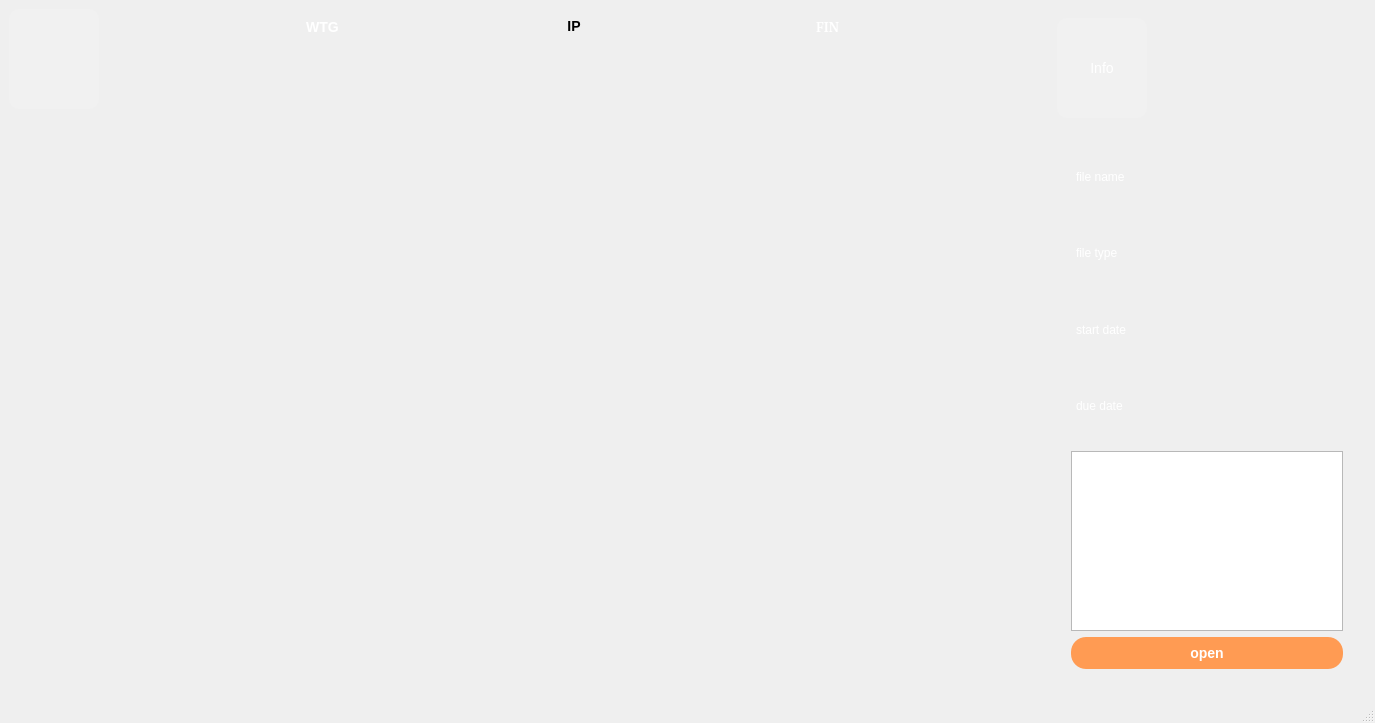
<?xml version="1.0" encoding="UTF-8"?>
<ui version="4.0">
 <class>MainWindow</class>
 <widget class="QMainWindow" name="MainWindow">
  <property name="geometry">
   <rect>
    <x>0</x>
    <y>0</y>
    <width>1375</width>
    <height>723</height>
   </rect>
  </property>
  <property name="windowTitle">
   <string>MainWindow</string>
  </property>
  <widget class="QWidget" name="centralwidget">
   <layout class="QHBoxLayout" name="horizontalLayout_2">
    <item>
     <widget class="QTabWidget" name="tabWidget">
      <property name="styleSheet">
       <string notr="true">QTabWidget::pane {
    border: none; /* 탭 전체 테두리 제거 */
    background: transparent; /* 배경 투명화 */
}

QTabBar {
    background: transparent;  /* 탭 바 자체도 투명하게 */
}

/* 기본 탭 스타일 (아이콘 + 텍스트 정렬) */
QTabBar::tab {
    width: 80px;  /* 탭의 너비 */
    height: 90px;  /* 탭의 높이 */
    border: none;
    background: transparent;
    padding: 5px; /* 내부 여백 */
}

/* 탭 안에 아이콘과 텍스트 배치 */
QTabBar::tab {
    qproperty-iconSize: 48px 48px;  /* 아이콘 크기 설정 */
    text-align: center;  /* 텍스트 가운데 정렬 */
    font-size: 14px;  /* 텍스트 크기 */
    color: white;  /* 텍스트 색상 */
}

/* 개별 탭에 아이콘 추가 */
QTabBar::tab:first {
    image: url(&quot;/nas/Viper/minseo/forui/mytask.png&quot;);  /* My Task 아이콘 */
}

QTabBar::tab:last {
    image: url(&quot;/nas/Viper/minseo/forui/lib.png&quot;);  /* Lib 아이콘 */
}

/* 선택된 탭 스타일 */
QTabBar::tab:selected {
    background: rgba(255, 255, 255, 0.1); /* 선택된 탭의 배경 */
    border-radius: 10px;
}

/* 선택되지 않은 탭 */
QTabBar::tab:!selected {
    background: transparent;
}

/* 마우스 올렸을 때 */
QTabBar::tab:hover {
    background: rgba(255, 255, 255, 0.2); /* 마우스 올렸을 때 배경 */
}
</string>
      </property>
      <property name="tabPosition">
       <enum>QTabWidget::West</enum>
      </property>
      <property name="currentIndex">
       <number>0</number>
      </property>
      <widget class="QWidget" name="tab_mytask">
       <attribute name="title">
        <string/>
       </attribute>
       <layout class="QHBoxLayout" name="horizontalLayout_3">
        <item>
         <layout class="QVBoxLayout" name="verticalLayout_wtg">
          <property name="spacing">
           <number>0</number>
          </property>
          <property name="leftMargin">
           <number>92</number>
          </property>
          <property name="topMargin">
           <number>1</number>
          </property>
          <property name="rightMargin">
           <number>0</number>
          </property>
          <property name="bottomMargin">
           <number>0</number>
          </property>
          <item>
           <widget class="QLabel" name="label_wtg">
            <property name="styleSheet">
             <string notr="true">QLabel {
    background: url(&quot;/nas/Viper/minseo/forui/anothercolorbar.png&quot;);  /* 배경 이미지 설정 */
    background-repeat: no-repeat;  /* 반복 방지 */
    background-position: center;  /* 중앙 정렬 */
    background-size: contain;  /* 크기를 자동 조정 */
    color: white;  /* 글자 색상 (흰색) */
    font-size: 14px;  /* 글자 크기 */
    font-weight: bold;  /* 글자 굵기 */
    text-align: center;  /* 텍스트 중앙 정렬 */
}</string>
            </property>
            <property name="text">
             <string>WTG</string>
            </property>
            <property name="alignment">
             <set>Qt::AlignCenter</set>
            </property>
           </widget>
          </item>
          <item>
           <widget class="QListWidget" name="listWidget_wtg">
            <property name="minimumSize">
             <size>
              <width>220</width>
              <height>0</height>
             </size>
            </property>
            <property name="maximumSize">
             <size>
              <width>16777215</width>
              <height>16777215</height>
             </size>
            </property>
            <property name="sizeIncrement">
             <size>
              <width>0</width>
              <height>0</height>
             </size>
            </property>
            <property name="styleSheet">
             <string notr="true">QListWidget {
    background: transparent;  /* 리스트 배경 투명 */
    border: none;  /* 테두리 제거 */
}
QListWidget::item {
    background: transparent;
    border: none;
}
QListWidget {
    background: url(&quot;/nas/Viper/minseo/forui/list11.png&quot;);  /* 배경을 PNG 이미지로 설정 */
    background-repeat: no-repeat;  /* 반복 방지 */
    background-position: center;  /* 중앙 정렬 */
    background-size: contain;  /* 이미지 크기를 위젯 크기에 맞춤 */
    border: none;  /* 테두리 제거 */
}</string>
            </property>
            <property name="verticalScrollBarPolicy">
             <enum>Qt::ScrollBarAlwaysOff</enum>
            </property>
            <property name="horizontalScrollBarPolicy">
             <enum>Qt::ScrollBarAlwaysOff</enum>
            </property>
            <property name="autoScrollMargin">
             <number>16</number>
            </property>
            <property name="dragEnabled">
             <bool>true</bool>
            </property>
            <property name="dragDropMode">
             <enum>QAbstractItemView::DragDrop</enum>
            </property>
            <property name="defaultDropAction">
             <enum>Qt::MoveAction</enum>
            </property>
            <property name="spacing">
             <number>0</number>
            </property>
           </widget>
          </item>
         </layout>
        </item>
        <item>
         <layout class="QVBoxLayout" name="verticalLayout_ip">
          <property name="leftMargin">
           <number>0</number>
          </property>
          <property name="rightMargin">
           <number>2</number>
          </property>
          <item>
           <widget class="QLabel" name="label_ip">
            <property name="styleSheet">
             <string notr="true">QLabel {
    background: url(&quot;/nas/Viper/minseo/forui/label2.png&quot;);  /* 배경 이미지 설정 */
    background-repeat: no-repeat;  /* 반복 방지 */
    background-position: center;  /* 중앙 정렬 */
    background-size: contain;  /* 크기를 자동 조정 */
    color: black;  /* 글자 색상 (흰색) */
    font-size: 14px;  /* 글자 크기 */
    font-weight: bold;  /* 글자 굵기 */
    text-align: center;  /* 텍스트 중앙 정렬 */
}</string>
            </property>
            <property name="text">
             <string>IP</string>
            </property>
            <property name="alignment">
             <set>Qt::AlignCenter</set>
            </property>
           </widget>
          </item>
          <item>
           <widget class="QListWidget" name="listWidget_ip">
            <property name="minimumSize">
             <size>
              <width>220</width>
              <height>0</height>
             </size>
            </property>
            <property name="maximumSize">
             <size>
              <width>16777215</width>
              <height>16777215</height>
             </size>
            </property>
            <property name="styleSheet">
             <string notr="true">QListWidget {
    background: transparent;  /* 리스트 배경 투명 */
    border: none;  /* 테두리 제거 */
}
QListWidget::item {
    background: transparent;
    border: none;
}
QListWidget {
    background: url(&quot;/nas/Viper/minseo/forui/list12&quot;);  /* 배경을 PNG 이미지로 설정 */
    background-repeat: no-repeat;  /* 반복 방지 */
    background-position: center;  /* 중앙 정렬 */
    background-size: contain;  /* 이미지 크기를 위젯 크기에 맞춤 */
    border: none;  /* 테두리 제거 */
}</string>
            </property>
            <property name="verticalScrollBarPolicy">
             <enum>Qt::ScrollBarAlwaysOff</enum>
            </property>
            <property name="horizontalScrollBarPolicy">
             <enum>Qt::ScrollBarAlwaysOff</enum>
            </property>
            <property name="dragEnabled">
             <bool>false</bool>
            </property>
            <property name="dragDropMode">
             <enum>QAbstractItemView::DropOnly</enum>
            </property>
            <property name="defaultDropAction">
             <enum>Qt::CopyAction</enum>
            </property>
           </widget>
          </item>
         </layout>
        </item>
        <item>
         <layout class="QVBoxLayout" name="verticalLayout_fin">
          <property name="rightMargin">
           <number>101</number>
          </property>
          <item>
           <widget class="QLabel" name="label_fin">
            <property name="font">
             <font>
              <family>Nimbus Sans Narrow [urw]</family>
              <pointsize>-1</pointsize>
              <weight>75</weight>
              <bold>true</bold>
             </font>
            </property>
            <property name="styleSheet">
             <string notr="true">QLabel {
    background: url(&quot;/nas/Viper/minseo/forui/anothercolorbar.png&quot;);  /* 배경 이미지 설정 */
    background-repeat: no-repeat;  /* 반복 방지 */
    background-position: center;  /* 중앙 정렬 */
    background-size: contain;  /* 크기를 자동 조정 */
    color: white;  /* 글자 색상 (흰색) */
    font-size: 14px;  /* 글자 크기 */
    font-weight: bold;  /* 글자 굵기 */
    text-align: center;  /* 텍스트 중앙 정렬 */
}</string>
            </property>
            <property name="text">
             <string>FIN</string>
            </property>
            <property name="alignment">
             <set>Qt::AlignCenter</set>
            </property>
           </widget>
          </item>
          <item>
           <widget class="QListWidget" name="listWidget_fin">
            <property name="minimumSize">
             <size>
              <width>220</width>
              <height>0</height>
             </size>
            </property>
            <property name="maximumSize">
             <size>
              <width>16777215</width>
              <height>16777215</height>
             </size>
            </property>
            <property name="styleSheet">
             <string notr="true">QListWidget {
    background: transparent;  /* 리스트 배경 투명 */
    border: none;  /* 테두리 제거 */
}
QListWidget::item {
    background: transparent;
    border: none;
}
QListWidget {
    background: url(&quot;/nas/Viper/minseo/forui/list13&quot;);  /* 배경을 PNG 이미지로 설정 */
    background-repeat: no-repeat;  /* 반복 방지 */
    background-position: center;  /* 중앙 정렬 */
    background-size: contain;  /* 이미지 크기를 위젯 크기에 맞춤 */
    border: none;  /* 테두리 제거 */
}</string>
            </property>
            <property name="verticalScrollBarPolicy">
             <enum>Qt::ScrollBarAlwaysOff</enum>
            </property>
            <property name="horizontalScrollBarPolicy">
             <enum>Qt::ScrollBarAlwaysOff</enum>
            </property>
            <property name="dragDropMode">
             <enum>QAbstractItemView::NoDragDrop</enum>
            </property>
            <property name="defaultDropAction">
             <enum>Qt::CopyAction</enum>
            </property>
            <property name="currentRow">
             <number>-1</number>
            </property>
            <property name="sortingEnabled">
             <bool>false</bool>
            </property>
           </widget>
          </item>
         </layout>
        </item>
        <item>
         <widget class="QTabWidget" name="tabWidget_info">
          <property name="minimumSize">
           <size>
            <width>300</width>
            <height>0</height>
           </size>
          </property>
          <property name="maximumSize">
           <size>
            <width>300</width>
            <height>16777215</height>
           </size>
          </property>
          <property name="currentIndex">
           <number>0</number>
          </property>
          <widget class="QWidget" name="tab_taskinfo">
           <attribute name="title">
            <string>Info</string>
           </attribute>
           <layout class="QVBoxLayout" name="verticalLayout_2">
            <property name="leftMargin">
             <number>14</number>
            </property>
            <property name="topMargin">
             <number>14</number>
            </property>
            <property name="rightMargin">
             <number>14</number>
            </property>
            <property name="bottomMargin">
             <number>14</number>
            </property>
            <item>
             <layout class="QGridLayout" name="gridLayout">
              <property name="leftMargin">
               <number>5</number>
              </property>
              <property name="topMargin">
               <number>10</number>
              </property>
              <property name="rightMargin">
               <number>0</number>
              </property>
              <property name="bottomMargin">
               <number>5</number>
              </property>
              <property name="horizontalSpacing">
               <number>19</number>
              </property>
              <property name="verticalSpacing">
               <number>8</number>
              </property>
              <item row="3" column="1">
               <widget class="QLabel" name="label_duedate">
                <property name="minimumSize">
                 <size>
                  <width>150</width>
                  <height>0</height>
                 </size>
                </property>
                <property name="styleSheet">
                 <string notr="true">QLabel {
   
    color: white;  /* 글자 색상 (흰색) */
    font-size: 12px;  /* 글자 크기 */
  
    text-align: center;  /* 텍스트 중앙 정렬 */
}</string>
                </property>
                <property name="text">
                 <string/>
                </property>
               </widget>
              </item>
              <item row="0" column="1">
               <widget class="QLabel" name="label_filename">
                <property name="minimumSize">
                 <size>
                  <width>150</width>
                  <height>0</height>
                 </size>
                </property>
                <property name="styleSheet">
                 <string notr="true">QLabel {
   
    color: white;  /* 글자 색상 (흰색) */
    font-size: 12px;  /* 글자 크기 */
  
    text-align: center;  /* 텍스트 중앙 정렬 */
}</string>
                </property>
                <property name="text">
                 <string/>
                </property>
               </widget>
              </item>
              <item row="1" column="1">
               <widget class="QLabel" name="label_type">
                <property name="minimumSize">
                 <size>
                  <width>150</width>
                  <height>0</height>
                 </size>
                </property>
                <property name="styleSheet">
                 <string notr="true">QLabel {
   
    color: white;  /* 글자 색상 (흰색) */
    font-size: 12px;  /* 글자 크기 */
  
    text-align: center;  /* 텍스트 중앙 정렬 */
}</string>
                </property>
                <property name="text">
                 <string/>
                </property>
               </widget>
              </item>
              <item row="2" column="1">
               <widget class="QLabel" name="label_startdate">
                <property name="minimumSize">
                 <size>
                  <width>150</width>
                  <height>0</height>
                 </size>
                </property>
                <property name="styleSheet">
                 <string notr="true">QLabel {
   
    color: white;  /* 글자 색상 (흰색) */
    font-size: 12px;  /* 글자 크기 */
  
    text-align: center;  /* 텍스트 중앙 정렬 */
}</string>
                </property>
                <property name="text">
                 <string/>
                </property>
               </widget>
              </item>
              <item row="0" column="0">
               <widget class="QLabel" name="label">
                <property name="minimumSize">
                 <size>
                  <width>0</width>
                  <height>35</height>
                 </size>
                </property>
                <property name="styleSheet">
                 <string notr="true">QLabel {
   
    color: white;  /* 글자 색상 (흰색) */
    font-size: 12px;  /* 글자 크기 */
  
    text-align: center;  /* 텍스트 중앙 정렬 */
}</string>
                </property>
                <property name="text">
                 <string>file name</string>
                </property>
               </widget>
              </item>
              <item row="1" column="0">
               <widget class="QLabel" name="label_2">
                <property name="minimumSize">
                 <size>
                  <width>0</width>
                  <height>35</height>
                 </size>
                </property>
                <property name="styleSheet">
                 <string notr="true">QLabel {
   
    color: white;  /* 글자 색상 (흰색) */
    font-size: 12px;  /* 글자 크기 */
  
    text-align: center;  /* 텍스트 중앙 정렬 */
}</string>
                </property>
                <property name="text">
                 <string>file type</string>
                </property>
               </widget>
              </item>
              <item row="2" column="0">
               <widget class="QLabel" name="label_3">
                <property name="minimumSize">
                 <size>
                  <width>0</width>
                  <height>35</height>
                 </size>
                </property>
                <property name="styleSheet">
                 <string notr="true">QLabel {
   
    color: white;  /* 글자 색상 (흰색) */
    font-size: 12px;  /* 글자 크기 */
  
    text-align: center;  /* 텍스트 중앙 정렬 */
}</string>
                </property>
                <property name="text">
                 <string>start date</string>
                </property>
               </widget>
              </item>
              <item row="3" column="0">
               <widget class="QLabel" name="label_4">
                <property name="minimumSize">
                 <size>
                  <width>0</width>
                  <height>35</height>
                 </size>
                </property>
                <property name="styleSheet">
                 <string notr="true">QLabel {
   
    color: white;  /* 글자 색상 (흰색) */
    font-size: 12px;  /* 글자 크기 */
  
    text-align: center;  /* 텍스트 중앙 정렬 */
}</string>
                </property>
                <property name="text">
                 <string>due date</string>
                </property>
               </widget>
              </item>
             </layout>
            </item>
            <item>
             <widget class="QListWidget" name="listWidget_works">
              <property name="minimumSize">
               <size>
                <width>250</width>
                <height>150</height>
               </size>
              </property>
              <property name="maximumSize">
               <size>
                <width>16777215</width>
                <height>180</height>
               </size>
              </property>
             </widget>
            </item>
            <item>
             <widget class="QPushButton" name="pushButton_open">
              <property name="font">
               <font>
                <pointsize>-1</pointsize>
                <weight>75</weight>
                <bold>true</bold>
               </font>
              </property>
              <property name="styleSheet">
               <string notr="true">QPushButton#pushButton_open {
    background-color: #FF9B53;  /* 배경색 (오렌지 계열) */
    border-radius: 15px;  /* 모서리를 둥글게 (15px) */
    color: white;  /* 글자 색상을 흰색으로 설정 */
    font-size: 14px;  /* 글자 크기 */
    font-weight: bold;  /* 글자 굵게 */
    padding: 8px 16px;  /* 내부 여백 조정 */
}

/* 버튼을 눌렀을 때 (Pressed 상태) */
QPushButton#pushButton_open:pressed {
    background-color: #E68942;  /* 더 어두운 오렌지 색 */
}

/* 버튼 위에 마우스를 올렸을 때 (Hover 상태) */
QPushButton#pushButton_open:hover {
    background-color: #FFA866;  /* 밝은 오렌지 색 */
}</string>
              </property>
              <property name="text">
               <string>open</string>
              </property>
             </widget>
            </item>
           </layout>
          </widget>
         </widget>
        </item>
       </layout>
      </widget>
      <widget class="QWidget" name="tab_lib">
       <attribute name="title">
        <string/>
       </attribute>
       <layout class="QHBoxLayout" name="horizontalLayout">
        <item>
         <widget class="QTabWidget" name="tabWidget_lib">
          <property name="currentIndex">
           <number>0</number>
          </property>
          <widget class="QWidget" name="tab_asset">
           <attribute name="title">
            <string>asset</string>
           </attribute>
          </widget>
          <widget class="QWidget" name="tab_rig">
           <attribute name="title">
            <string>rig</string>
           </attribute>
          </widget>
          <widget class="QWidget" name="tab_clip">
           <attribute name="title">
            <string>clip</string>
           </attribute>
          </widget>
          <widget class="QWidget" name="tab_exr">
           <attribute name="title">
            <string>exr</string>
           </attribute>
          </widget>
          <widget class="QWidget" name="tab_bookmark">
           <attribute name="title">
            <string>★</string>
           </attribute>
          </widget>
         </widget>
        </item>
        <item>
         <widget class="QTabWidget" name="tabWidget_info2">
          <property name="minimumSize">
           <size>
            <width>300</width>
            <height>0</height>
           </size>
          </property>
          <property name="maximumSize">
           <size>
            <width>300</width>
            <height>16777215</height>
           </size>
          </property>
          <property name="currentIndex">
           <number>0</number>
          </property>
          <widget class="QWidget" name="tab_libinfo">
           <attribute name="title">
            <string>info</string>
           </attribute>
           <layout class="QVBoxLayout" name="verticalLayout">
            <property name="leftMargin">
             <number>14</number>
            </property>
            <property name="topMargin">
             <number>14</number>
            </property>
            <property name="rightMargin">
             <number>14</number>
            </property>
            <property name="bottomMargin">
             <number>14</number>
            </property>
            <item>
             <layout class="QGridLayout" name="gridLayout_2">
              <property name="leftMargin">
               <number>8</number>
              </property>
              <property name="topMargin">
               <number>0</number>
              </property>
              <property name="rightMargin">
               <number>0</number>
              </property>
              <property name="bottomMargin">
               <number>250</number>
              </property>
              <property name="horizontalSpacing">
               <number>19</number>
              </property>
              <property name="verticalSpacing">
               <number>8</number>
              </property>
              <item row="0" column="1">
               <widget class="QLabel" name="label_filename_2">
                <property name="minimumSize">
                 <size>
                  <width>150</width>
                  <height>0</height>
                 </size>
                </property>
                <property name="text">
                 <string/>
                </property>
               </widget>
              </item>
              <item row="1" column="0">
               <widget class="QLabel" name="label_6">
                <property name="minimumSize">
                 <size>
                  <width>0</width>
                  <height>35</height>
                 </size>
                </property>
                <property name="text">
                 <string>Saved time</string>
                </property>
               </widget>
              </item>
              <item row="1" column="1">
               <widget class="QLabel" name="label_savedtime">
                <property name="minimumSize">
                 <size>
                  <width>150</width>
                  <height>0</height>
                 </size>
                </property>
                <property name="text">
                 <string/>
                </property>
               </widget>
              </item>
              <item row="0" column="0">
               <widget class="QLabel" name="label_5">
                <property name="minimumSize">
                 <size>
                  <width>0</width>
                  <height>35</height>
                 </size>
                </property>
                <property name="text">
                 <string>file name</string>
                </property>
               </widget>
              </item>
             </layout>
            </item>
            <item>
             <widget class="QPushButton" name="pushButton_import">
              <property name="minimumSize">
               <size>
                <width>0</width>
                <height>40</height>
               </size>
              </property>
              <property name="font">
               <font>
                <pointsize>14</pointsize>
               </font>
              </property>
              <property name="styleSheet">
               <string notr="true">QPushButton#pushButton_open {
    background-color: #FF9B53;  /* 배경색 (오렌지 계열) */
    border-radius: 15px;  /* 모서리를 둥글게 (15px) */
    color: white;  /* 글자 색상을 흰색으로 설정 */
    font-size: 14px;  /* 글자 크기 */
    font-weight: bold;  /* 글자 굵게 */
    padding: 8px 16px;  /* 내부 여백 조정 */
}

/* 버튼을 눌렀을 때 (Pressed 상태) */
QPushButton#pushButton_open:pressed {
    background-color: #E68942;  /* 더 어두운 오렌지 색 */
}

/* 버튼 위에 마우스를 올렸을 때 (Hover 상태) */
QPushButton#pushButton_open:hover {
    background-color: #FFA866;  /* 밝은 오렌지 색 */
}</string>
              </property>
              <property name="text">
               <string>import</string>
              </property>
             </widget>
            </item>
            <item>
             <widget class="QPushButton" name="pushButton_reference">
              <property name="minimumSize">
               <size>
                <width>0</width>
                <height>40</height>
               </size>
              </property>
              <property name="styleSheet">
               <string notr="true">QPushButton#pushButton_open {
    background-color: #FF9B53;  /* 배경색 (오렌지 계열) */
    border-radius: 15px;  /* 모서리를 둥글게 (15px) */
    color: white;  /* 글자 색상을 흰색으로 설정 */
    font-size: 14px;  /* 글자 크기 */
    font-weight: bold;  /* 글자 굵게 */
    padding: 8px 16px;  /* 내부 여백 조정 */
}

/* 버튼을 눌렀을 때 (Pressed 상태) */
QPushButton#pushButton_open:pressed {
    background-color: #E68942;  /* 더 어두운 오렌지 색 */
}

/* 버튼 위에 마우스를 올렸을 때 (Hover 상태) */
QPushButton#pushButton_open:hover {
    background-color: #FFA866;  /* 밝은 오렌지 색 */
}</string>
              </property>
              <property name="text">
               <string>reference</string>
              </property>
             </widget>
            </item>
           </layout>
          </widget>
         </widget>
        </item>
       </layout>
      </widget>
     </widget>
    </item>
   </layout>
  </widget>
  <widget class="QMenuBar" name="menubar">
   <property name="geometry">
    <rect>
     <x>0</x>
     <y>0</y>
     <width>1375</width>
     <height>25</height>
    </rect>
   </property>
  </widget>
  <widget class="QStatusBar" name="statusbar"/>
 </widget>
 <resources/>
 <connections/>
</ui>
